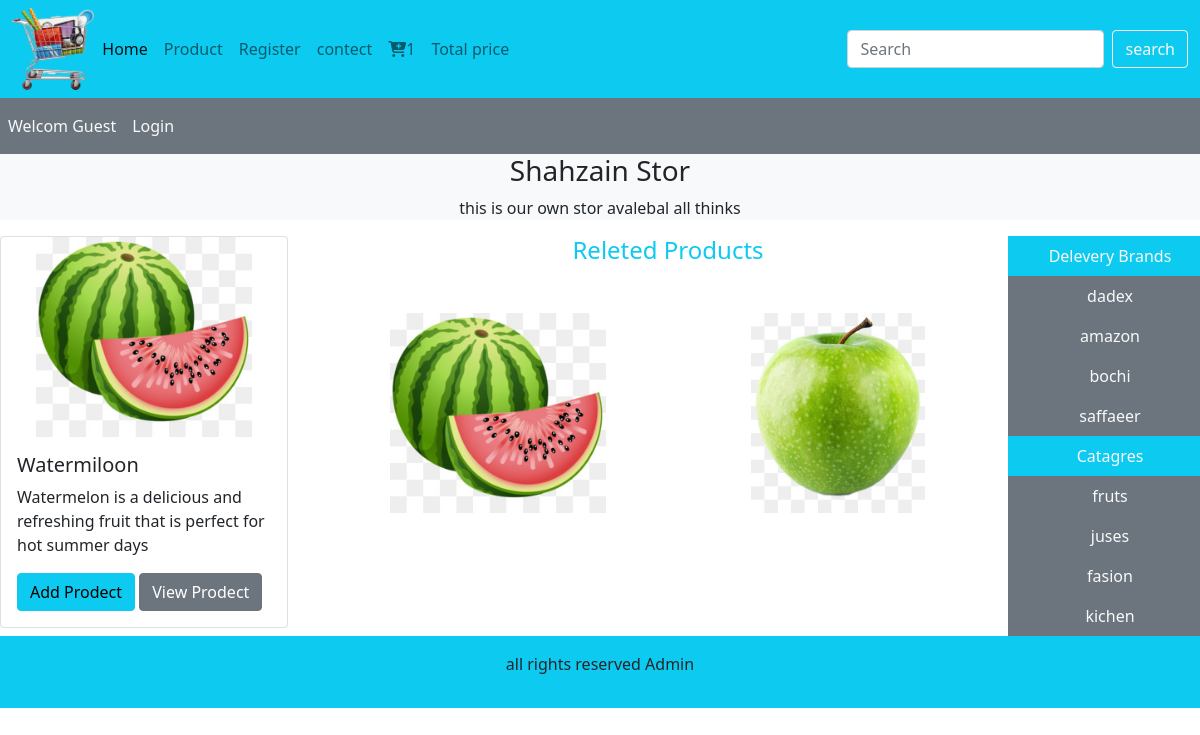
Page /product_detail.php?product_id=15 on the committed database.
### tables this page shows
CREATE TABLE `insert_product` (
  `product_id` int(11) NOT NULL,
  `product_title` varchar(255) NOT NULL,
  `product_description` varchar(255) NOT NULL,
  `product_keyword` varchar(255) NOT NULL,
  `category_id` varchar(255) NOT NULL,
  `brand_id` varchar(255) NOT NULL,
  `product_image1` varchar(255) NOT NULL,
  `product_image2` varchar(255) NOT NULL,
  `product_image3` varchar(255) NOT NULL,
  `product_price` varchar(255) NOT NULL,
  `date` timestamp NOT NULL DEFAULT current_timestamp() ON UPDATE current_timestamp(),
  `status` varchar(255) NOT NULL
);

CREATE TABLE `brands` (
  `brand_id` int(11) NOT NULL,
  `brand_title` varchar(255) NOT NULL
);

CREATE TABLE `categories` (
  `category_id` int(11) NOT NULL,
  `category_title` varchar(255) NOT NULL
);

### function/common_function.php (the view, shortened to what this page needs)
<?php
include("./include/connect.php");
function getcategories(){
    global $con;
    $select_categories="select * from `categories`";
    $Result_categories=mysqli_query($con,$select_categories);
    while($row_data=mysqli_fetch_assoc($Result_categories)){
    $category_title=$row_data['category_title'];
    $category_id=$row_data['category_id'];
        echo "<li class='nav-item'>
    <a href='index.php?category=$category_id' class='nav-link text-light'>$category_title</a>
    </li>";
  }
}
    function getbrands(){
        global $con;
        $select_brands="select * from `brands`";
        $Result_brands=mysqli_query($con,$select_brands);
        while($row_data=mysqli_fetch_assoc($Result_brands)){
         $brand_title=$row_data['brand_title'];
         $brand_id=$row_data['brand_id'];
         echo "<li class='nav-item'>
         <a href='index.php?brand=$brand_id' class='nav-link text-light'>$brand_title</a>
       </li>";
        }
    }
      function view_detail_products(){
        global $con;
        if(isset($_GET['product_id'])){
        if(!isset($_GET['category'])){
          if(!isset($_GET['brand'])){
            $product_id=$_GET['product_id'];
        $select_query="select * from `insert_product` where product_id=$product_id";
        $Result_query=mysqli_query($con,$select_query);
         while($row=mysqli_fetch_assoc($Result_query)){
          $product_id=$row['product_id'];
          $product_title=$row['product_title'];
          $product_description=$row['product_description'];
          $product_image1=$row['product_image1'];
          $product_image2=$row['product_image2'];
          $product_image3=$row['product_image3'];
          echo "<div class='col-4 mb-1'>
                  <div class='card' style='width: 18rem;'>
                    <img src='./image/$product_image1' class='card-img-top' alt='...'>
                    <div class='card-body'>
                    <h5 class='card-title'>$product_title</h5>
                    <p class='card-text'>$product_description</p>
                    <a href='index.php?add_to_cart=$product_id' class='btn btn-info'>Add Prodect</a>
                    <a href='product_detail.php?product_id=$product_id' class='btn btn-secondary'>View Prodect</a>
                    </div>
                    </div>
               </div>
       <div class='col-md-8'>
              <div class='row'>
                  <div class='col-md-12'>
                     <h4 class='text-center text-info mb-5'>Releted Products </h4>
                  </div>
                 <div class='col-md-6'>
                   <img src='./image/$product_image2' class='card-img-top' alt='$product_title'>
                 </div>
                 <div class='col-md-6'>
                  <img src='./image/$product_image3' class='card-img-top' alt='$product_title'>
                </div>
         </div>
       </div>";
         }
        }
      }
    }
      }
?>

### style.css (style rules this page uses)
* { margin: 0; padding: 0; box-sizing: border-box; }
.card-img-top { width: 100%; height: 200px; object-fit: contain; }

### rows in the picture
insert_product: product_image1 (picture), product_title "Watermiloon", product_description "Watermelon is a delicious and refreshing fruit that is perfect for hot summer days", product_image2 (picture), product_image3 (picture)
brands: brand_title "dadex"
brands: brand_title "amazon"
brands: brand_title "bochi"
brands: brand_title "saffaeer"
categories: category_title "fruts"
categories: category_title "juses"
categories: category_title "fasion"
categories: category_title "kichen"
